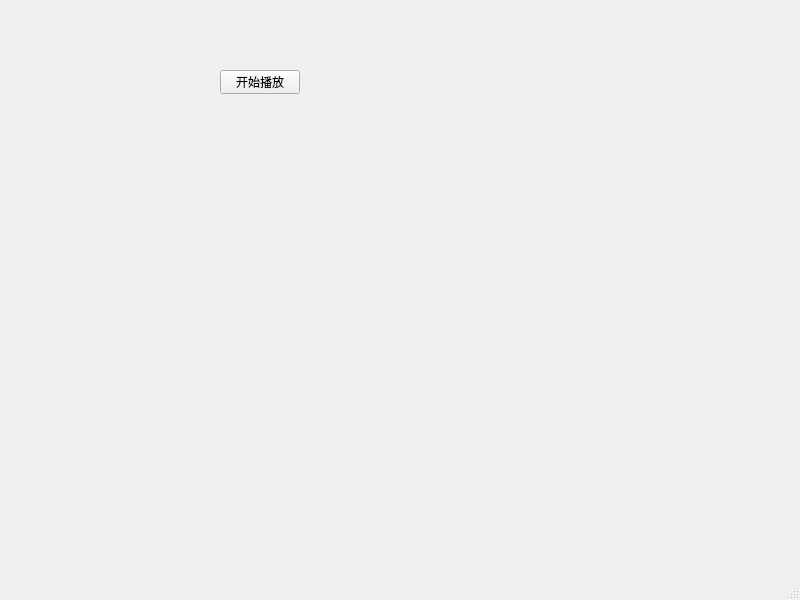
<?xml version="1.0" encoding="UTF-8"?>
<ui version="4.0">
 <class>MainWindow</class>
 <widget class="QMainWindow" name="MainWindow">
  <property name="geometry">
   <rect>
    <x>0</x>
    <y>0</y>
    <width>800</width>
    <height>600</height>
   </rect>
  </property>
  <property name="windowTitle">
   <string>MainWindow</string>
  </property>
  <widget class="QWidget" name="centralwidget">
   <widget class="QPushButton" name="pushButton">
    <property name="geometry">
     <rect>
      <x>220</x>
      <y>70</y>
      <width>80</width>
      <height>24</height>
     </rect>
    </property>
    <property name="text">
     <string>开始播放</string>
    </property>
   </widget>
  </widget>
  <widget class="QMenuBar" name="menubar">
   <property name="geometry">
    <rect>
     <x>0</x>
     <y>0</y>
     <width>800</width>
     <height>22</height>
    </rect>
   </property>
  </widget>
  <widget class="QStatusBar" name="statusbar"/>
 </widget>
 <resources/>
 <connections/>
</ui>
